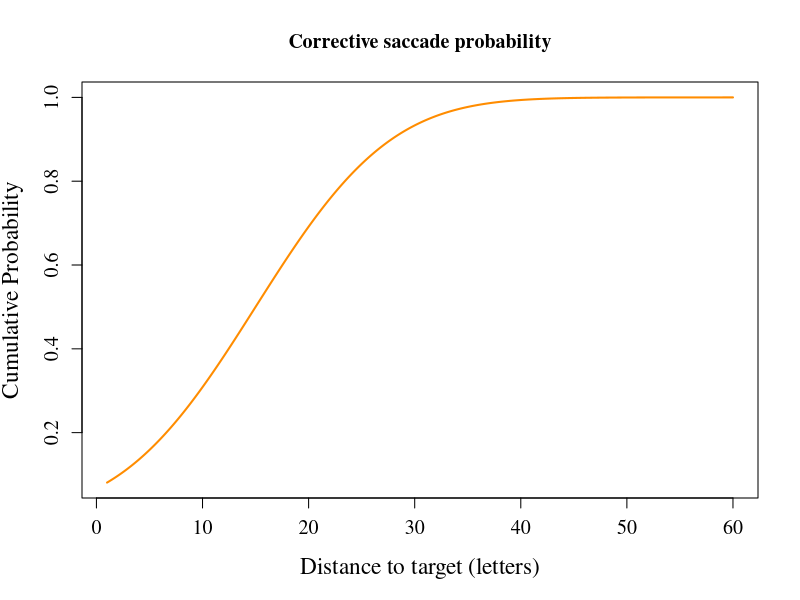

Write the R code that produced this figure.

# from https://www.r-bloggers.com/normal-distribution-functions/

set.seed(3000)
xseq<-seq(1, 60,.1)
densities<-dnorm(xseq, 0,1)
cumulative<-pnorm(xseq, 15, 10)
plot(xseq, cumulative, col="darkorange", xlab="Distance to target (letters)", ylab="Cumulative Probability",type="l",
     lwd=2, cex=2, main="Corrective saccade probability",  
     cex.axis=.8, family= 'serif', cex.axis= 1.2, cex.lab=1.4)

